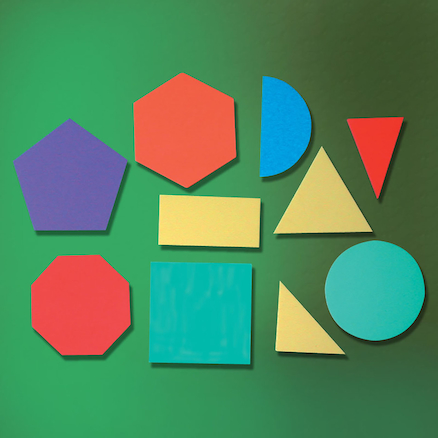
#> input picture code/assets/test_image.jpg, 438 x 438 px
$ python segmentation.py --image assets/test_image.jpg
#> lines starting #> are read from the running program, lines starting #| are printed output that depends on the picture
import argparse
import cv2

import matplotlib
matplotlib.use('TkAgg')

import matplotlib.pyplot as plt
from skimage.segmentation import slic
from skimage.segmentation import mark_boundaries
from skimage.util import img_as_float
from skimage import io

ap = argparse.ArgumentParser()
ap.add_argument("-i", "--image", required=True, help="path to the input image")
args = vars(ap.parse_args())

img = img_as_float(io.imread(args['image']))
io.imshow(img)

for segs in (1000, 2000, 5000, 10000, 100000):
    segments = slic(img, n_segments=segs, sigma=4)
    fig = plt.figure(figsize=(12, 4))
    ax = fig.add_axes([0, 0, 1, 1])
    ax.imshow(mark_boundaries(img, segments))
#> this loop made 5 passes
#> pass 1, `segments = slic(img, n_segments=segs, sigma=4)`:
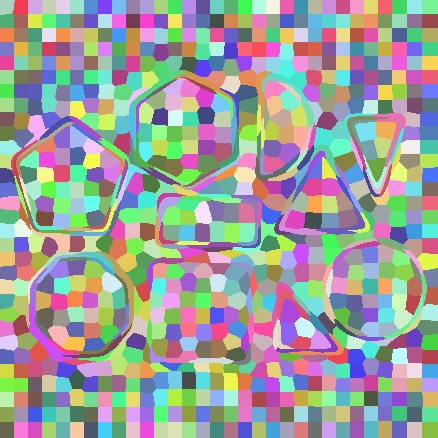
#> segments: shape (438, 438) int64; 909 distinct labels, from 1 to 909; one colour per label, 0 black
#> pass 2, `segments = slic(img, n_segments=segs, sigma=4)`:
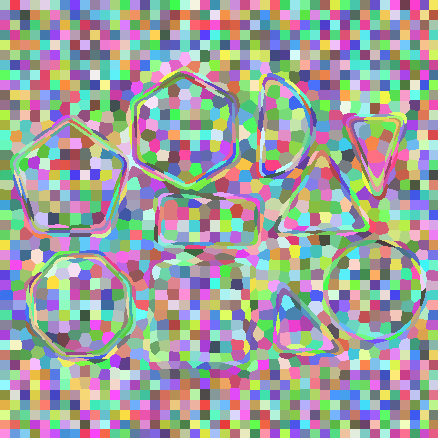
#> segments: shape (438, 438) int64; 1930 distinct labels, from 1 to 1930; one colour per label, 0 black
#> pass 3, `segments = slic(img, n_segments=segs, sigma=4)`:
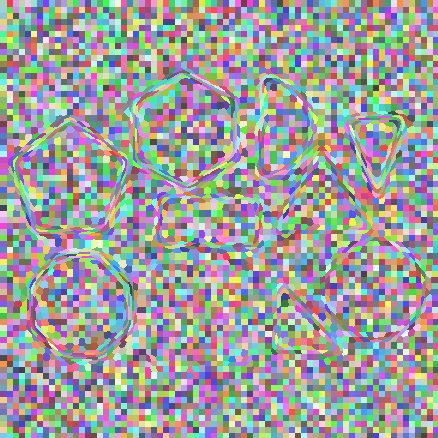
#> segments: shape (438, 438) int64; 5329 distinct labels, from 1 to 5329; one colour per label, 0 black

plt.show()
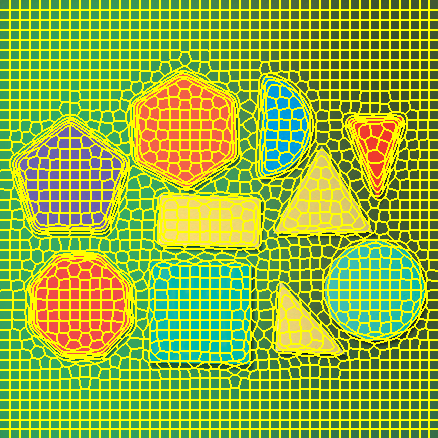
#> shown: shape (438, 438, 3) float64; mean R, G, B 0.575, 0.703, 0.235
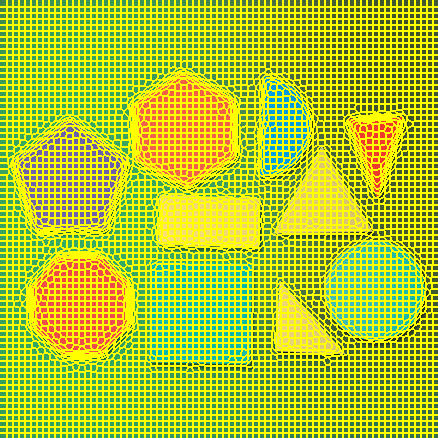
#> shown: shape (438, 438, 3) float64; mean R, G, B 0.702, 0.792, 0.165
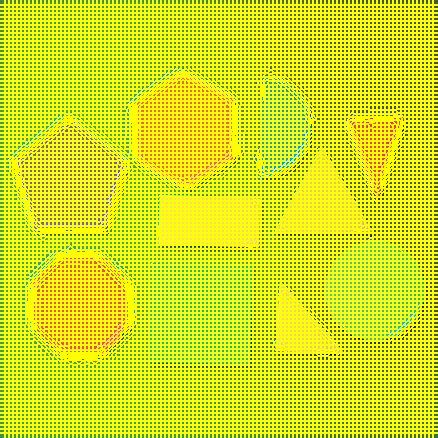
#> shown: shape (438, 438, 3) float64; mean R, G, B 0.829, 0.88, 0.0942
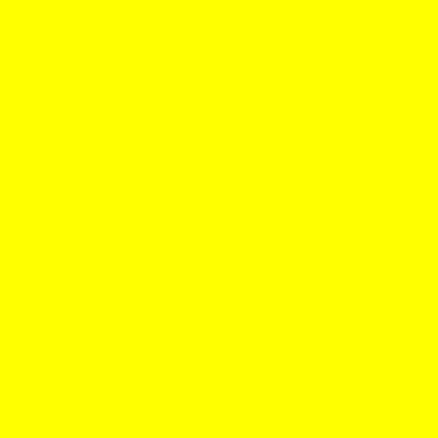
#> shown: shape (438, 438, 3) float64; mean R, G, B 1, 1, 0
